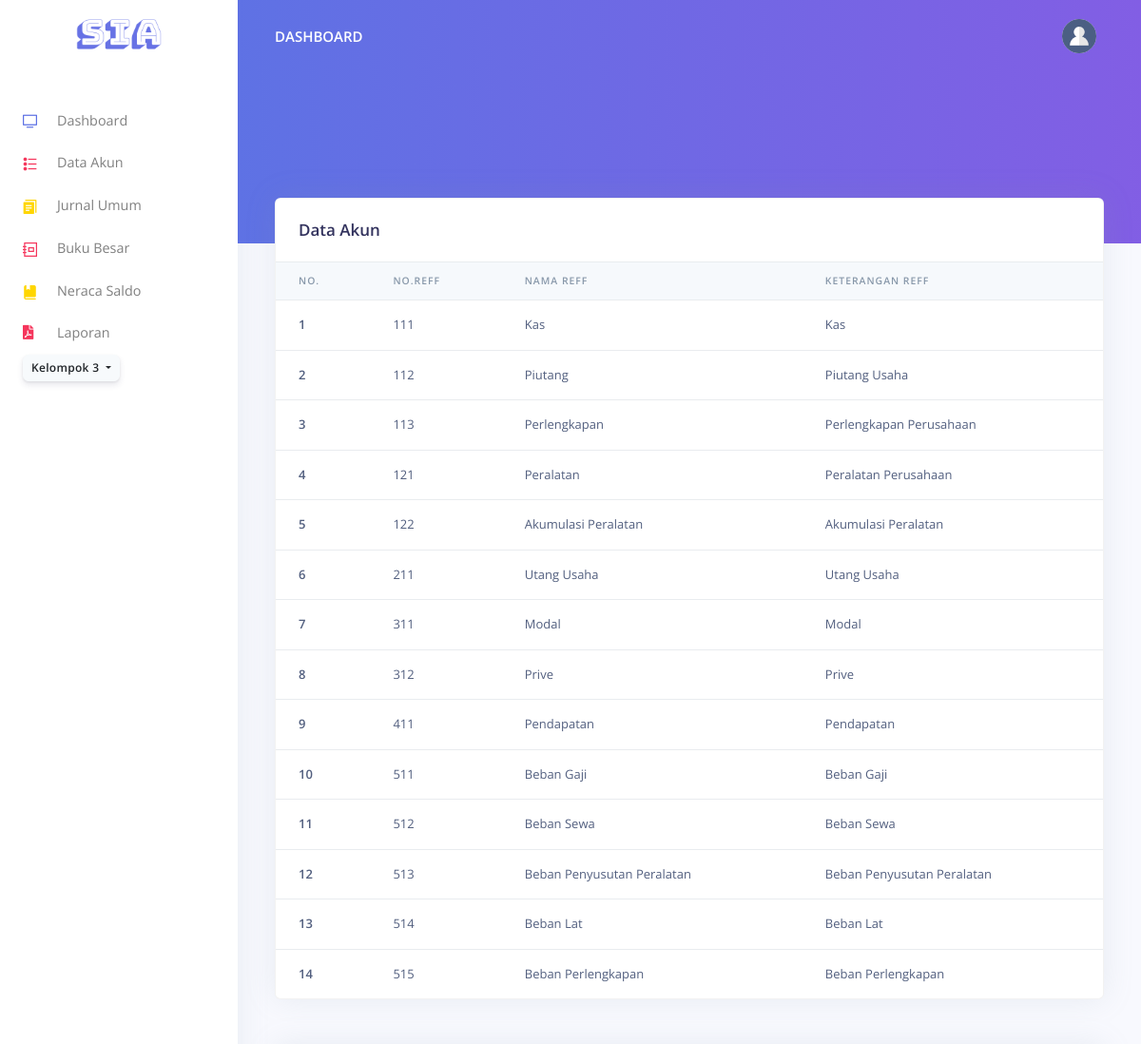
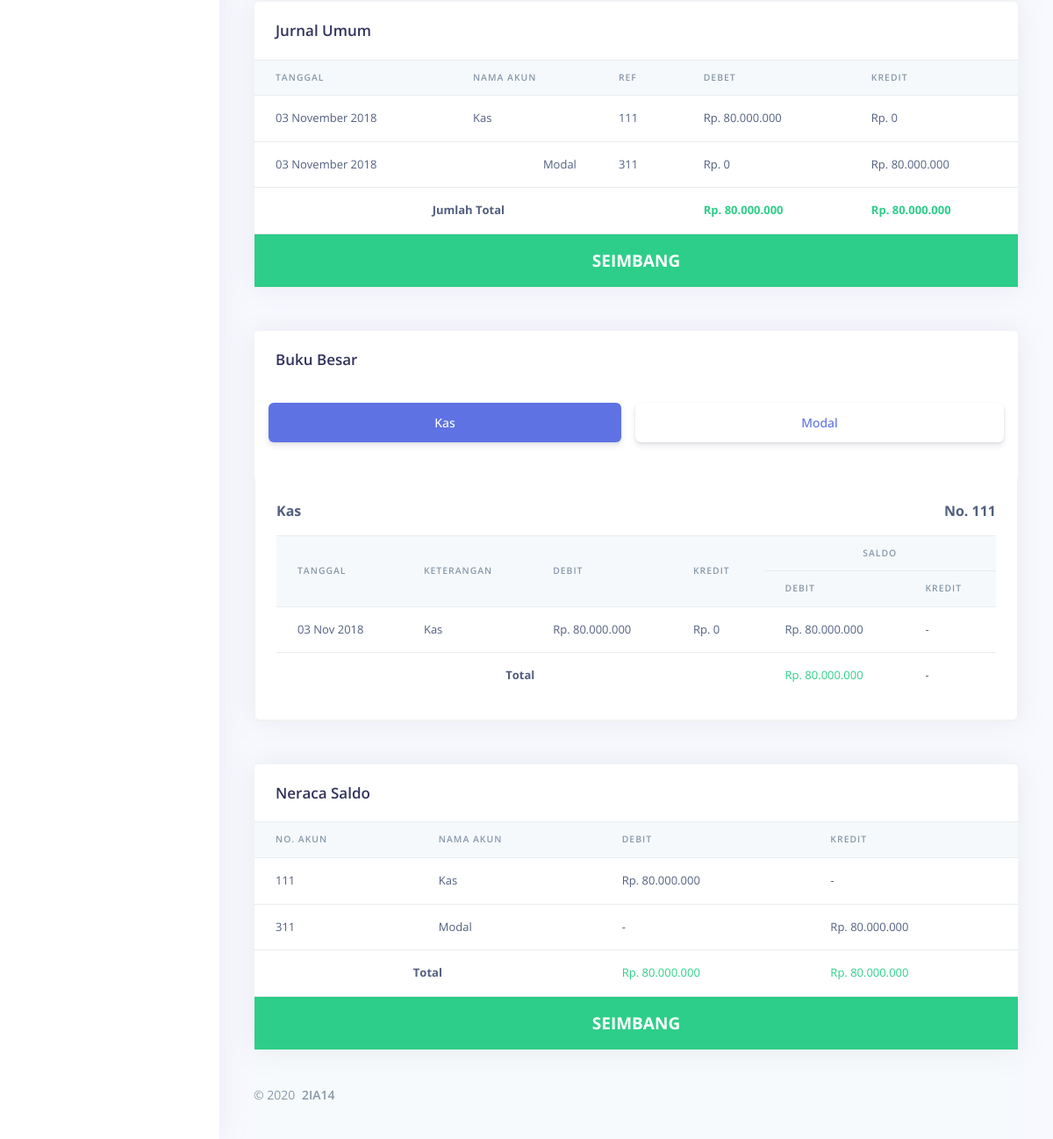
The page / on the database its author committed (2 pictures, top to bottom).
### tables this page shows
CREATE TABLE `akun` (
  `no_reff` int(11) NOT NULL,
  `id_user` int(11) NOT NULL,
  `nama_reff` varchar(40) NOT NULL,
  `keterangan` varchar(40) NOT NULL
);

CREATE TABLE `transaksi` (
  `id_transaksi` int(11) NOT NULL,
   
  `no_reff` int(11) NOT NULL,
  `tgl_input` datetime NOT NULL,
  `tgl_transaksi` date NOT NULL,
  `jenis_saldo` enum('debit','kredit','','') NOT NULL,
  `saldo` int(11) NOT NULL
);

### application/views/user/dashboard.php (the view, shortened to what the rows shown need)
<div class="main-content">
  <div class="container-fluid mt--7">
    <div class="row mt-5">
      <div class="col mb-5">
        <div class="card shadow">
          <div class="table-responsive">
            <table class="table align-items-center table-flush">
              <thead class="thead-light">
                <tr>
                  <th scope="col">No.</th>
                  <th scope="col">No.Reff</th>
                  <th scope="col">Nama Reff</th>
                  <th scope="col">Keterangan Reff</th>
                </tr>
              </thead>
              <tbody>
                <?php
                  $i=1;
                  foreach($dataAkun as $row):
                ?>
                <tr>
                  <th scope="row">
                    <?= $i++ ?>
                  </th>
                  <td>
                    <?= $row->no_reff ?>
                  </td>
                  <td>
                    <?= $row->nama_reff ?>
                  </td>
                  <td>
                    <?= $row->keterangan ?>
                  </td>
                </tr>
              <?php endforeach; ?>
              </tbody>
            </table>
          </div>
        </div>
      </div>
      <div class="col mb-5 mb-xl-0">
        <div class="card shadow">
          <div class="table-responsive">
            <table class="table align-items-center table-flush">
              <thead class="thead-light">
                <tr>
                  <th scope="col">Tanggal</th>
                  <th scope="col">Nama Akun</th>
                  <th scope="col">Ref</th>
                  <th scope="col">Debet</th>
                  <th scope="col">Kredit</th>
                </tr>
              </thead>
              <tbody>
                <?php
                  foreach($jurnals as $row):
                  if($row->jenis_saldo=='debit'):
                ?>
                <tr>
                  <td>
                    <?= date_indo($row->tgl_transaksi) ?>
                  </td>
                  <td>
                  <?= $row->nama_reff ?>
                  </td>
                  <td>
                  <?= $row->no_reff ?>
                  </td>
                  <td>
                  <?= 'Rp. '.number_format($row->saldo,0,',','.') ?>
                  </td>
                  <td>
                    Rp. 0
                  </td>
                </tr>
                <?php
                  endif;
                  if($row->jenis_saldo=='kredit'):
                ?>
                <tr>
                  <td>
                    <?= date_indo($row->tgl_transaksi) ?>
                  </td>
                  <td class="text-right"><?= $row->nama_reff ?></td>
                  <td><?= $row->no_reff ?></td>
                  <td>
                    Rp. 0
                  </td>
                  <td>
                  <?= 'Rp. '.number_format($row->saldo,0,',','.') ?>
                  </td>
                </tr>
                <?php endif;?>
                <?php endforeach ?>
              </tbody>
            </table>
          </div>
      </div>
      <div class="col mt-5 p-0">
        <div class="card shadow">
          <div class="nav-wrapper mx-3">
              <ul class="nav nav-pills nav-fill flex-column flex-md-row" id="tabs-icons-text" role="tablist">
                  <?php
                    $i = 0;
                    foreach($dataAkunTransaksi as $row):
                    $i++;
                  ?>
                  <li class="nav-item mb-4">
                      <a class="nav-link mb-sm-3 mb-md-0 tab-nav" id="tabs-icons-text-<?=$i?>-tab" data-toggle="tab" href="#tabs-icons-text-<?=$i?>" role="tab" aria-controls="tabs-icons-text-<?=$i?>" aria-selected="true"><?= $row->nama_reff ?></a>
                  </li>
                  <?php endforeach ?>
              </ul>
          </div>
          <div class="card" style="border-top: 2px solid white">
              <div class="card-body">
                  <div class="tab-content" id="myTabContent">
                      <?php
                        $a=0;
                        $debit = 0;
                        $kredit = 0;
                        for($i=0;$i<$jumlah;$i++) :
                        $a++;
                        $s=0;
                        $deb = $saldo[$i];
                      ?>
                      <div class="tab-pane fade" id="tabs-icons-text-<?= $a ?>" role="tabpanel" aria-labelledby="tabs-icons-text-<?= $a ?>-tab">
                          <div class="row">
                            <div class="col">
                              <b><?= $data[$i][$s]->nama_reff ?></b>
                            </div>
                            <div class="col text-right">
                              <b>No. <?= $data[$i][$s]->no_reff ?></b>
                            </div>
                          </div>
                          <p class="description">
                            <table class="table align-items-center table-flush">
                              <thead class="thead-light">
                                <tr>
                                  <th rowspan="2">Tanggal</th>
                                  <th rowspan="2">Keterangan </th>
                                  <th rowspan="2">Debit</th>
                                  <th rowspan="2">Kredit</th>
                                  <th colspan="2" class="text-center">Saldo</th>
                                </tr>
                                <tr>
                                  <th>Debit</th>
                                  <th>Kredit</th>
                                </tr>
                              </thead>
                              <tbody>
                                <?php
                                  for($j=0;$j<count($data[$i]);$j++):
                                    $timeStampt = strtotime($data[$i][$j]->tgl_transaksi);
                                    $bulan = date('m',$timeStampt);
                                    $tahun = date('Y',$timeStampt);
                                    $tgl = date('d',$timeStampt);
                                    $bulan = medium_bulan($bulan);
                                ?>
                                <tr>
                                    <td><?= $tgl.' '.$bulan.' '.$tahun ?></td>
                                    <td><?= $data[$i][$j]->nama_reff ?></td>
                                    <?php
                                      if($data[$i][$j]->jenis_saldo=='debit'){
                                    ?>
                                      <td>
                                        <?= 'Rp. '.number_format($data[$i][$j]->saldo,0,',','.') ?>
                                      </td>
                                      <td>Rp. 0</td>
                                    <?php } ?>
                                    <?php
                                      if($deb[$j]->jenis_saldo=="debit"){
                                        $debit = $debit + $deb[$j]->saldo;
                                      }else{
                                        $kredit = $kredit + $deb[$j]->saldo;
                                      }
                                      $hasil = $debit-$kredit;
                                    ?>
                                    <?php if($hasil>=0){ ?>
                                      <td><?= 'Rp. '.number_format($hasil,0,',','.') ?></td>
                                      <td> - </td>
                                    <?php }else{ ?>
                                      <td> - </td>
                                      <td><?= 'Rp. '.number_format(abs($hasil),0,',','.') ?></td>
                                    <?php } ?>
                                </tr>
                                <?php endfor ?>
                                <?php
                                  $debit = 0;
                                  $kredit = 0;
                                ?>
                                <td class="text-center" colspan="4"><b>Total</b></td>
                                <?php if($hasil>=0){ ?>
                                  <td class="text-success"><?= 'Rp. '.number_format($hasil,0,',','.') ?></td>
                                  <td> - </td>
                                <?php }else{ ?>
                                  <td> - </td>
                                  <td class="text-danger"><?= 'Rp. '.number_format(abs($hasil),0,',','.') ?></td>
                                <?php } ?>
                              </tbody>
                            </table>
                      </div>
                      <?php endfor ?>
                    </div>
                  </div>
                </div>
              </div>
              <div class="col mt-5 p-0">
                <div class="card shadow">
                  <div class="table-responsive">
          <?php
              $debit = 0;
              $kredit = 0;
          ?>
            <table class="table align-items-center table-flush">
              <thead class="thead-light">
                <tr>
                  <th scope="col">No. Akun</th>
                  <th scope="col">Nama Akun</th>
                  <th scope="col">Debit</th>
                  <th scope="col">Kredit</th>
                </tr>
              </thead>
              <tbody>
                  <?php
                      for($i=0;$i<$jumlah;$i++) :
                          $s=0;
                          $deb = $saldo[$i];
                  ?>
                  <tr>
                      <td>
                          <?= $data[$i][$s]->no_reff ?>
                      </td>
                      <td>
                          <?= $data[$i][$s]->nama_reff ?>
                      </td>
                      <?php
                          for($j=0;$j<count($data[$i]);$j++):
                              if($deb[$j]->jenis_saldo=="debit"){
                                  $debit = $debit + $deb[$j]->saldo;
                              }else{
                                  $kredit = $kredit + $deb[$j]->saldo;
                              }
                              $hasil = $debit-$kredit;
                          endfor
                      ?>
                      <?php
                          if($hasil>=0){ ?>
                              <td><?= 'Rp. '.number_format($hasil,0,',','.') ?></td>
                              <td> - </td>
                      <?php }else{ ?>
                              <td> - </td>
                              <td><?= 'Rp. '.number_format(abs($hasil),0,',','.') ?></td>
                      <?php } ?>
                      <?php
                          $debit = 0;
                          $kredit = 0;
                      ?>
                  </tr>
                  <?php endfor ?>
              </tbody>
            </table>
          </div>
  </div>

### rows shown on the page
akun: no_reff "111", nama_reff "Kas", keterangan "Kas"
akun: no_reff "112", nama_reff "Piutang", keterangan "Piutang Usaha"
akun: no_reff "113", nama_reff "Perlengkapan", keterangan "Perlengkapan Perusahaan"
akun: no_reff "121", nama_reff "Peralatan", keterangan "Peralatan Perusahaan"
akun: no_reff "122", nama_reff "Akumulasi Peralatan", keterangan "Akumulasi Peralatan"
akun: no_reff "211", nama_reff "Utang Usaha", keterangan "Utang Usaha"
akun: no_reff "311", nama_reff "Modal", keterangan "Modal"
akun: no_reff "312", nama_reff "Prive", keterangan "Prive"
akun: no_reff "411", nama_reff "Pendapatan", keterangan "Pendapatan"
akun: no_reff "511", nama_reff "Beban Gaji", keterangan "Beban Gaji"
akun: no_reff "512", nama_reff "Beban Sewa", keterangan "Beban Sewa"
akun: no_reff "513", nama_reff "Beban Penyusutan Peralatan", keterangan "Beban Penyusutan Peralatan"
akun: no_reff "514", nama_reff "Beban Lat", keterangan "Beban Lat"
akun: no_reff "515", nama_reff "Beban Perlengkapan", keterangan "Beban Perlengkapan"
transaksi: tgl_transaksi "03 November 2018", akun.nama_reff "Kas", no_reff "111", saldo "80.000.000", tgl_transaksi "03", tgl_transaksi "Nov", tgl_transaksi "2018", hasil "80.000.000"
transaksi: tgl_transaksi "03 November 2018", akun.nama_reff "Modal", no_reff "311", saldo "80.000.000", hasil "80.000.000"

### other values the page prints
$totalDebit->saldo "80.000.000"
$totalKredit->saldo "80.000.000"
$totalDebit "80.000.000"
abs($totalKredit) "80.000.000"
